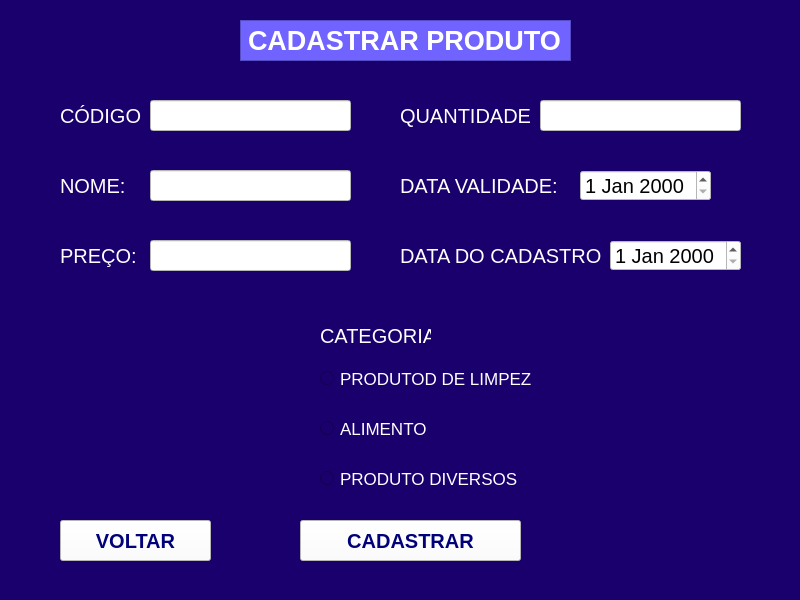
<?xml version="1.0" encoding="UTF-8"?>
<ui version="4.0">
 <class>MainWindow</class>
 <widget class="QMainWindow" name="MainWindow">
  <property name="geometry">
   <rect>
    <x>0</x>
    <y>0</y>
    <width>800</width>
    <height>600</height>
   </rect>
  </property>
  <property name="windowTitle">
   <string>CADASTRAR PRODUTO</string>
  </property>
  <property name="styleSheet">
   <string notr="true">background-color: rgb(25, 0, 109);</string>
  </property>
  <widget class="QWidget" name="centralwidget">
   <widget class="QLabel" name="label">
    <property name="geometry">
     <rect>
      <x>240</x>
      <y>20</y>
      <width>331</width>
      <height>41</height>
     </rect>
    </property>
    <property name="font">
     <font>
      <pointsize>20</pointsize>
      <weight>75</weight>
      <bold>true</bold>
     </font>
    </property>
    <property name="styleSheet">
     <string notr="true">color: rgb(255, 255, 255);
background-color: rgb(112, 99, 255);</string>
    </property>
    <property name="frameShape">
     <enum>QFrame::StyledPanel</enum>
    </property>
    <property name="text">
     <string>CADASTRAR PRODUTO</string>
    </property>
    <property name="textFormat">
     <enum>Qt::AutoText</enum>
    </property>
   </widget>
   <widget class="QLabel" name="label_2">
    <property name="geometry">
     <rect>
      <x>60</x>
      <y>100</y>
      <width>81</width>
      <height>31</height>
     </rect>
    </property>
    <property name="font">
     <font>
      <pointsize>15</pointsize>
     </font>
    </property>
    <property name="styleSheet">
     <string notr="true">color: rgb(255, 255, 255);</string>
    </property>
    <property name="text">
     <string>CÓDIGO:</string>
    </property>
   </widget>
   <widget class="QLineEdit" name="lineEdit">
    <property name="geometry">
     <rect>
      <x>150</x>
      <y>100</y>
      <width>201</width>
      <height>31</height>
     </rect>
    </property>
    <property name="font">
     <font>
      <pointsize>15</pointsize>
     </font>
    </property>
    <property name="styleSheet">
     <string notr="true">
background-color: rgb(255, 255, 255);</string>
    </property>
   </widget>
   <widget class="QLabel" name="label_3">
    <property name="geometry">
     <rect>
      <x>60</x>
      <y>170</y>
      <width>81</width>
      <height>31</height>
     </rect>
    </property>
    <property name="font">
     <font>
      <pointsize>15</pointsize>
     </font>
    </property>
    <property name="styleSheet">
     <string notr="true">color: rgb(255, 255, 255);</string>
    </property>
    <property name="text">
     <string>NOME:</string>
    </property>
   </widget>
   <widget class="QLabel" name="label_4">
    <property name="geometry">
     <rect>
      <x>60</x>
      <y>240</y>
      <width>81</width>
      <height>31</height>
     </rect>
    </property>
    <property name="font">
     <font>
      <pointsize>15</pointsize>
     </font>
    </property>
    <property name="styleSheet">
     <string notr="true">color: rgb(255, 255, 255);</string>
    </property>
    <property name="text">
     <string>PREÇO:</string>
    </property>
   </widget>
   <widget class="QLabel" name="label_5">
    <property name="geometry">
     <rect>
      <x>400</x>
      <y>100</y>
      <width>131</width>
      <height>31</height>
     </rect>
    </property>
    <property name="font">
     <font>
      <pointsize>15</pointsize>
     </font>
    </property>
    <property name="styleSheet">
     <string notr="true">color: rgb(255, 255, 255);</string>
    </property>
    <property name="text">
     <string>QUANTIDADE:</string>
    </property>
   </widget>
   <widget class="QLabel" name="label_6">
    <property name="geometry">
     <rect>
      <x>400</x>
      <y>170</y>
      <width>171</width>
      <height>31</height>
     </rect>
    </property>
    <property name="font">
     <font>
      <pointsize>15</pointsize>
     </font>
    </property>
    <property name="styleSheet">
     <string notr="true">color: rgb(255, 255, 255);</string>
    </property>
    <property name="text">
     <string>DATA VALIDADE:</string>
    </property>
   </widget>
   <widget class="QLabel" name="label_7">
    <property name="geometry">
     <rect>
      <x>400</x>
      <y>240</y>
      <width>201</width>
      <height>31</height>
     </rect>
    </property>
    <property name="font">
     <font>
      <pointsize>15</pointsize>
     </font>
    </property>
    <property name="styleSheet">
     <string notr="true">color: rgb(255, 255, 255);</string>
    </property>
    <property name="text">
     <string>DATA DO CADASTRO:</string>
    </property>
   </widget>
   <widget class="QLineEdit" name="lineEdit_2">
    <property name="geometry">
     <rect>
      <x>150</x>
      <y>170</y>
      <width>201</width>
      <height>31</height>
     </rect>
    </property>
    <property name="font">
     <font>
      <pointsize>15</pointsize>
     </font>
    </property>
    <property name="styleSheet">
     <string notr="true">
background-color: rgb(255, 255, 255);</string>
    </property>
   </widget>
   <widget class="QLineEdit" name="lineEdit_3">
    <property name="geometry">
     <rect>
      <x>150</x>
      <y>240</y>
      <width>201</width>
      <height>31</height>
     </rect>
    </property>
    <property name="font">
     <font>
      <pointsize>15</pointsize>
     </font>
    </property>
    <property name="styleSheet">
     <string notr="true">
background-color: rgb(255, 255, 255);</string>
    </property>
   </widget>
   <widget class="QLineEdit" name="lineEdit_4">
    <property name="geometry">
     <rect>
      <x>540</x>
      <y>100</y>
      <width>201</width>
      <height>31</height>
     </rect>
    </property>
    <property name="font">
     <font>
      <pointsize>15</pointsize>
     </font>
    </property>
    <property name="styleSheet">
     <string notr="true">
background-color: rgb(255, 255, 255);</string>
    </property>
   </widget>
   <widget class="QDateEdit" name="dateEdit_2">
    <property name="geometry">
     <rect>
      <x>610</x>
      <y>240</y>
      <width>131</width>
      <height>31</height>
     </rect>
    </property>
    <property name="font">
     <font>
      <pointsize>15</pointsize>
     </font>
    </property>
    <property name="styleSheet">
     <string notr="true">background-color: rgb(255, 255, 255);</string>
    </property>
   </widget>
   <widget class="QDateEdit" name="dateEdit">
    <property name="geometry">
     <rect>
      <x>580</x>
      <y>170</y>
      <width>131</width>
      <height>31</height>
     </rect>
    </property>
    <property name="font">
     <font>
      <pointsize>15</pointsize>
     </font>
    </property>
    <property name="styleSheet">
     <string notr="true">background-color: rgb(255, 255, 255);</string>
    </property>
   </widget>
   <widget class="QLabel" name="label_8">
    <property name="geometry">
     <rect>
      <x>320</x>
      <y>320</y>
      <width>111</width>
      <height>31</height>
     </rect>
    </property>
    <property name="font">
     <font>
      <pointsize>15</pointsize>
     </font>
    </property>
    <property name="styleSheet">
     <string notr="true">color: rgb(255, 255, 255);</string>
    </property>
    <property name="text">
     <string>CATEGORIA:</string>
    </property>
   </widget>
   <widget class="QRadioButton" name="radioButton">
    <property name="geometry">
     <rect>
      <x>320</x>
      <y>370</y>
      <width>211</width>
      <height>17</height>
     </rect>
    </property>
    <property name="font">
     <font>
      <pointsize>13</pointsize>
     </font>
    </property>
    <property name="styleSheet">
     <string notr="true">color: rgb(255, 255, 255);</string>
    </property>
    <property name="text">
     <string>PRODUTOD DE LIMPEZA</string>
    </property>
   </widget>
   <widget class="QRadioButton" name="radioButton_2">
    <property name="geometry">
     <rect>
      <x>320</x>
      <y>420</y>
      <width>211</width>
      <height>17</height>
     </rect>
    </property>
    <property name="font">
     <font>
      <pointsize>13</pointsize>
     </font>
    </property>
    <property name="styleSheet">
     <string notr="true">color: rgb(255, 255, 255);</string>
    </property>
    <property name="text">
     <string>ALIMENTO</string>
    </property>
   </widget>
   <widget class="QRadioButton" name="radioButton_3">
    <property name="geometry">
     <rect>
      <x>320</x>
      <y>470</y>
      <width>211</width>
      <height>17</height>
     </rect>
    </property>
    <property name="font">
     <font>
      <pointsize>13</pointsize>
     </font>
    </property>
    <property name="styleSheet">
     <string notr="true">color: rgb(255, 255, 255);</string>
    </property>
    <property name="text">
     <string>PRODUTO DIVERSOS</string>
    </property>
   </widget>
   <widget class="QPushButton" name="pushButton">
    <property name="geometry">
     <rect>
      <x>300</x>
      <y>520</y>
      <width>221</width>
      <height>41</height>
     </rect>
    </property>
    <property name="font">
     <font>
      <pointsize>15</pointsize>
      <weight>75</weight>
      <bold>true</bold>
     </font>
    </property>
    <property name="styleSheet">
     <string notr="true">background-color: rgb(255, 255, 255);
color: rgb(1, 1, 121);</string>
    </property>
    <property name="text">
     <string>CADASTRAR</string>
    </property>
   </widget>
   <widget class="QPushButton" name="pushButton_2">
    <property name="geometry">
     <rect>
      <x>60</x>
      <y>520</y>
      <width>151</width>
      <height>41</height>
     </rect>
    </property>
    <property name="font">
     <font>
      <pointsize>15</pointsize>
      <weight>75</weight>
      <bold>true</bold>
     </font>
    </property>
    <property name="styleSheet">
     <string notr="true">background-color: rgb(255, 255, 255);
color: rgb(1, 1, 121);</string>
    </property>
    <property name="text">
     <string>VOLTAR</string>
    </property>
   </widget>
  </widget>
  <widget class="QMenuBar" name="menubar">
   <property name="geometry">
    <rect>
     <x>0</x>
     <y>0</y>
     <width>800</width>
     <height>21</height>
    </rect>
   </property>
  </widget>
  <widget class="QStatusBar" name="statusbar"/>
 </widget>
 <resources/>
 <connections/>
</ui>
